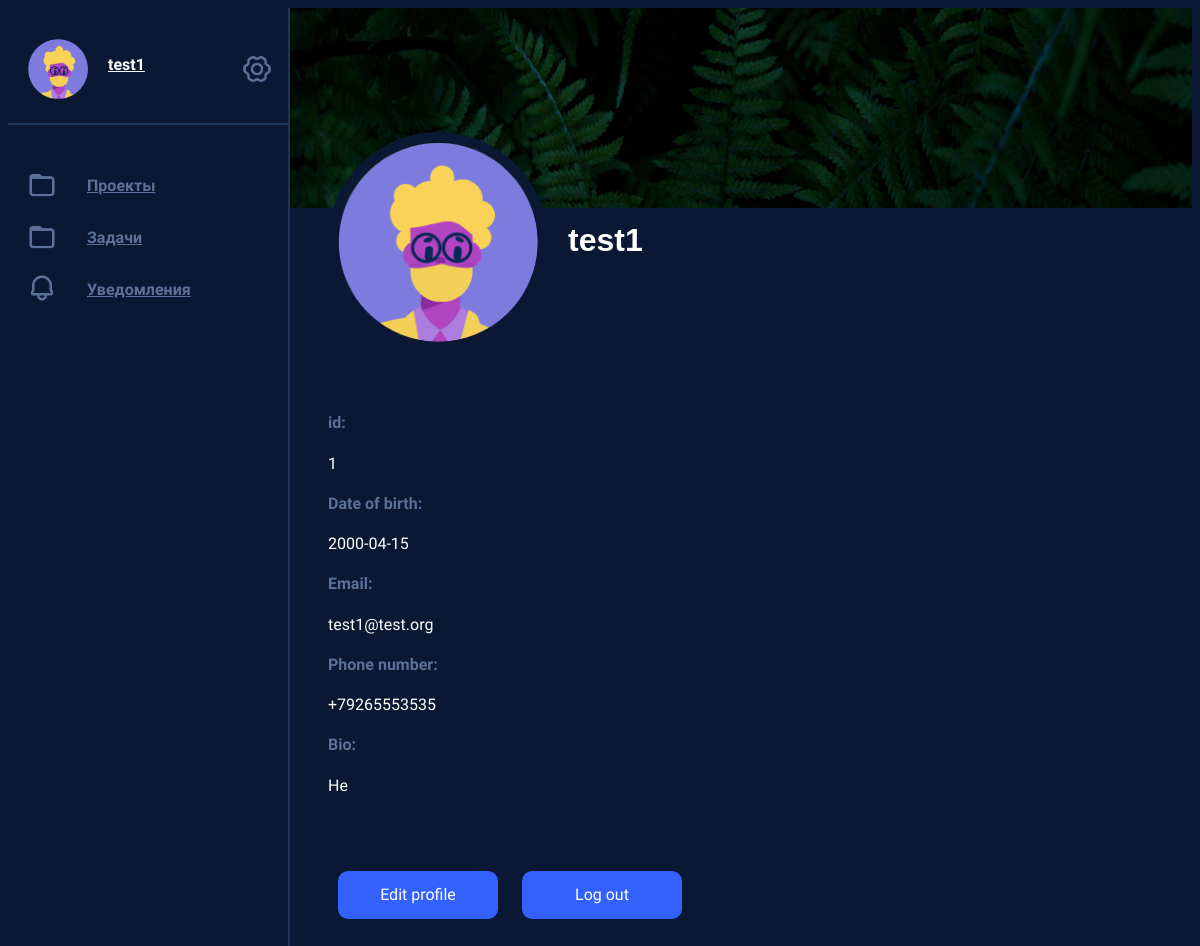
Screenshot of /profile (signed in) with the database file from the repository.
### data/users.py (models this page shows, shortened)
class User(SqlAlchemyBase, UserMixin, SerializerMixin):
    __tablename__ = 'users'
    id = sqlalchemy.Column(sqlalchemy.Integer, primary_key=True, autoincrement=True)
    login = sqlalchemy.Column(sqlalchemy.String, nullable=True)
    password = sqlalchemy.Column(sqlalchemy.String, nullable=True)
    email = sqlalchemy.Column(sqlalchemy.String, index=True, unique=True, nullable=True)
    phone = sqlalchemy.Column(sqlalchemy.String, index=True, unique=True, nullable=True)
    name = sqlalchemy.Column(sqlalchemy.String, nullable=True)
    birth_date = sqlalchemy.Column(sqlalchemy.DateTime, nullable=True)
    bio = sqlalchemy.Column(sqlalchemy.String, nullable=True)
    projects = sqlalchemy.Column(sqlalchemy.String, nullable=True, default=None)
    tasks = sqlalchemy.Column(sqlalchemy.String, nullable=True, default=None)
    picture = sqlalchemy.Column(sqlalchemy.Integer, nullable=True)

### services/profile.py (the view)
@blueprint.route('/profile')
@login_required
def profile():
    user_id = flask_login.current_user.id
    db_sess = session.create_session()
    user = db_sess.query(User).get(user_id)
    return render_template('profile.html', title='Verk | Profile', name=user.name, id=user_id, email=user.email,
                           list_of_avatars=list_of_avatars, avatar=user.picture, phone=user.phone,
                           birth_date=str(user.birth_date).split()[0], bio=user.bio)

### data/db_session.py (called while the page is built)
def create_session() -> Session:
    global __factory
    return __factory()

### funcs.py (called while the page is built)
@login_manager.user_loader
def load_user(user_id):
    return db_session.query(User).get(user_id)

### templates/profile.html (shortened to what this page needs)
<!DOCTYPE html>
<html>
<head>
    <link href="/static/style.css" rel="stylesheet" type="text/css" />
</head>
<body>
{% extends "base.html" %}
{% block content %}
<div class="viewport">
         <div class="user_info">
            <div class="user_wallpaper">
                <img src="static/favicons/k.jpg">
            </div>
            <div class="name_and_picture">
                <img src={{list_of_avatars[avatar]}}>
                <div class="data_info">
                    <h1>{{name}}</h1>
                </div>
            </div>
        </div>
        <div class="profile_info">
            <h4>id:</h4>
            <p>{{id}}</p>
            <h4>Date of birth:</h4>
            <p>{{birth_date}}</p>
            <h4>Email:</h4>
            <p>{{email}}</p>
            <h4>Phone number:</h4>
            <p>{{phone}}</p>
            <h4>Bio:</h4>
            <p>{{bio}}</p>
            <button type="submit" onclick="window.location.href='/profile_edit';" value="add_new">Edit profile</button>
            <button type="submit" onclick="window.location.href='/';" value="add_new">Log out</button>
        </div>
</div>
{% endblock %}

### templates/base.html (shortened to what this page needs)
<!DOCTYPE html>
<html>
<head>
    <link href="/static/style.css" rel="stylesheet" type="text/css" />
</head>
<body class="base_aside">
    <aside>
        <div class="account_menu">
            <div class="profile_pic">
                <img src="{{list_of_avatars[avatar]}}">
            </div>
            <div class="greeting">
                <h3><a href="/profile/{{id}}">{{name}}</a></h3>
            </div>
            <div class="icon">
                <img src="/static/icons/settings.png">
            </div>
        </div>
        <div class="page_menu">
            <div class="page_element">
                <div class="icon">
                    <img src="/static/icons/folder.png">
                </div>
                <h4><a href="/projects">Проекты</a></h4>
            </div>
            <div class="page_element">
                <div class="icon">
                    <img src="/static/icons/folder.png">
                </div>
                <h4><a href="/tasks">Задачи</a></h4>
            </div>
            <div class="page_element">
                <div class="icon">
                    <img src="/static/icons/notifications.png">
                </div>
                <h4><a href="/notifications">Уведомления</a></h4>
            </div>
        </div>
    </aside>
{% block content %}{% endblock %}
</body>
</html>

### static/style.css (style rules this page uses)
html, body { height: 100%; width: 100%; background-color: #0A1833; font-family: Nunito, Arial; display: flex; }
h1 { font-family: Arial; color: #FFF; }
h4 { font-family: Nunito; font-size: 16px; color: #5C7099; }
h4 a { color: #5C7099; }
h3 { font-family: Nunito; font-size: 16px; color: #FFF; }
p { font-family: Nunito; font-size: 16px; color: #FFF; }
aside { padding-top: 1%; padding: 0%; max-width: 280px; border-width: 0px; border-right-width: 2px; border-style: solid; border-color: #1F3359; position: fixed; background-color: #0A1833; height: 100%; }
.account_menu { display: flex; margin-top: 4%; padding: 20px; margin-bottom: 40px; border-style: solid; border-color: #1F3359; border-width: 0px; border-bottom-width: 2px; }
.greeting { display: grid; margin-left: 20px; min-width: 130px; }
.profile_pic img { width: 60px; }
.page_menu { padding-left: 20px; margin-left: 5px; padding-bottom: 30px; border-style: solid; border-color: #1F3359; border-bottom: None; border-width: 0px; border-bottom-width: 2px; }
.page_element { display: flex; margin: -10px; }
.icon img { max-width: 60px; width: 40%; min-width: 30px; margin-left: 4px; margin-top: 15px; }
aside .icon img { margin-right: 120%; }
button { width: 160px; height: 48px; margin-top: -5px; margin-left: 10px; margin-right: 10px; background-color: #3361FF; color: #FFF; border: None; border-radius: 10px; padding: 10px; font-family: Nunito; font-size: 16px; }
.viewport { display: grid; margin-left: 280px; width: 100%; }
.viewport h1 { margin-top: 20px; margin-left: 20px; margin-bottom: 40px; margin-right: 20px; }
h3 a { font-family: Nunito; font-size: 16px; color: #FFF; }
.viewport .profile_info { margin: 40px; }
.viewport .profile_info button { margin-top: 60px; margin-bottom: 60px; }
.user_info .user_wallpaper img { width: 100%; height: 200px; }
.user_info .name_and_picture { display: flex; margin-top: -80px; margin-left: 40px; }
.user_info .name_and_picture img { border-color: #0a1833; border-width: 10px; border-style: solid; border-radius: 100%; }
.user_info .name_and_picture .data_info h1 { margin-top: 90px; }
a { color: #FFF; }

### rows the page displays
User: name "test1", email "test1@test.org", phone "+79265553535", bio "Не"

### other values shown
{{ id }} "1"
{{ birth_date }} "2000-04-15"
